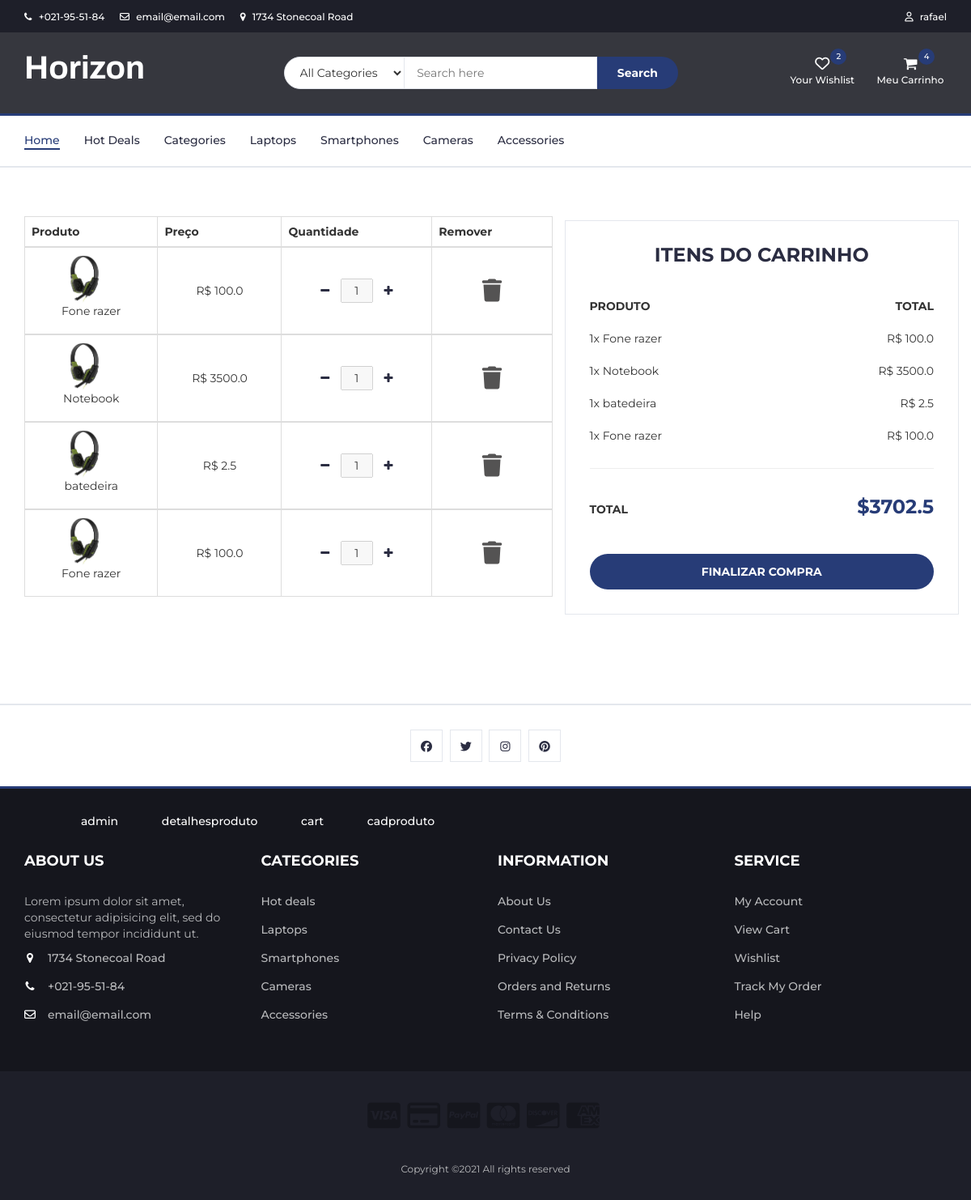
/exibecarrinho (signed in), run on the app's committed database.
### ecommerce/models.py (models this page shows, shortened)
class Carrinho (models.Model):
    cliente = models.ForeignKey('Clientes',on_delete=models.CASCADE)
    produto = models.ForeignKey('Produtos',on_delete=models.CASCADE)
    quantidade = models.IntegerField()
    created_at = models.DateTimeField(auto_now_add=True)
    updated_at = models.DateTimeField(auto_now=True)

class Produtos(models.Model):
    nome = models.CharField(max_length=255,null=False,blank=False)
    preco = models.FloatField(null=False,blank=False)
    preco_desconto = models.FloatField()
    percentual_desconto = models.IntegerField()
    categoria = models.ForeignKey('Categorias',on_delete=models.CASCADE)
    descricao = models.TextField(null=True)
    especificacoes = models.TextField(null=False,blank=True)
    quantidade_estoque = models.IntegerField(null=False,blank=False)
    quantidade_vendida = models.IntegerField(blank=True,null=True)
    cor = models.ManyToManyField('Cores')
    imagem = models.ImageField(null=True,blank=True, upload_to="images/")
    created_at = models.DateTimeField(auto_now_add=True)
    updated_at = models.DateTimeField(auto_now=True)

### ecommerce/views.py (the view)
# urls.py: path('exibecarrinho',views.exibecarrinho),
def exibecarrinho(request):
    cli = get_object_or_404(Clientes,usuario = request.user.id)
    carrinho = Carrinho.objects.filter(cliente = cli.id)
    produtos = []
    total = 0
    for item in carrinho:
        obj = []
        obj.append(item.quantidade)
        obj.append(item.produto.nome)
        obj.append(item.quantidade * item.produto.preco)
        produtos.append(obj)
        total += (item.quantidade * item.produto.preco)
    print(produtos)
    return render(request,'ecommerce/cart.html',{'carrinho':carrinho,'produtos':produtos,'total':total})

### ecommerce/templates/ecommerce/cart.html (shortened to what this page needs)
{% extends 'base.html' %}
{% load static %}
{% block content %}
		<div class="section">
			<div class="container">
				<div class="row">
					<div class="col-md-7">
                        <div class="cart-page-inner">
                            <div class="table-responsive">
                                <table class="table table-bordered">
                                    <thead class="thead-dark">
                                        <tr>
                                            <th>Produto</th>
                                            <th>Preço</th>
                                            <th>Quantidade</th>
                                            <th>Remover</th>
                                        </tr>
                                    </thead>
									{% for item in carrinho %}
										<tbody class="align-middle">
											<tr class="carttr">
												<td style="vertical-align: middle;">
													<div class="img">
														<a href="#"><img class="imgcart" src="{% static 'img/razer.jpg' %}" alt="Image"></a>
														<p>{{item.produto.nome}}</p>
													</div>
												</td>
												<td style="vertical-align: middle;">R$ {{item.produto.preco}}</td>
												<td style="vertical-align: middle;">
													<div class="row">
														<a href="/subtraiitemcarrinho/{{item.id}}" class="margembtn"><i class="fa fa-minus"></i></a>
														<input class= "inputcart" type="text" value="{{item.quantidade}}" style="text-align: center;" disabled="">
														<a href="/acrescentaitemcarrinho/{{item.id}}" class="margembtn"><i class="fa fa-plus"></i></a>
													</div>
												</td>
												<td style="vertical-align: middle;"><span><a href="/deletaitemdocarrinho/{{item.id}}"><i style="color: rgb(84, 83, 83);" class="fas fa-trash fa-2x"></i></a></span></td>
											</tr>
										</tbody>
									{% endfor %}
                                </table>
                            </div>
                        </div>
					</div>
					<br>
					<div class="col-md-5 order-details">
						<div class="section-title text-center">
							<h3 class="title">Itens do Carrinho</h3>
						</div>
						<div class="order-summary">
							<div class="order-col">
								<div><strong>PRODUTO</strong></div>
								<div><strong>TOTAL</strong></div>
							</div>
							<div class="order-products">
								{% for produto in produtos %}
									<div class="order-col">
										<div>{{produto.0}}x {{produto.1}}</div>
										<div>R$ {{produto.2}}</div>
									</div>
								{% endfor %}
							</div>
                            <hr>
							<div class="order-col">
								<div><strong>TOTAL</strong></div>
								<div><strong class="order-total">${{total}}</strong></div>
							</div>
						</div>
						<a href="#" class="primary-btn order-submit">Finalizar Compra</a>
					</div>
				</div>
			</div>
		</div>
    {% endblock %}

### ecommerce/templates/header.html (shortened to what this page needs)
{% load static %}
<div id="top-header">
    <div class="container">
        <ul class="header-links pull-left">
            <li><a href="#"><i class="fa fa-phone"></i> +021-95-51-84</a></li>
            <li><a href="#"><i class="fa fa-envelope-o"></i> email@email.com</a></li>
            <li><a href="#"><i class="fa fa-map-marker"></i> 1734 Stonecoal Road</a></li>
        </ul>
        <ul class="nav-item dropdown no-arrow pull-right">
            {% if user.is_authenticated %}
                <a class="nav-link dropdown-toggle" href="#" id="userDropdown" role="button"
                    data-toggle="dropdown" aria-haspopup="true" aria-expanded="false">
                    <span class="mr-2 d-none d-lg-inline small" style="color: white;"><i class="fa fa-user-o" style="margin-right: 0.5rem;"></i> {{user.get_username}}</span>
                </a>
            {% else %}
                <li><a href="/accounts/login" style="color: white;">Clique aqui para logar</a></li>
            {% endif %}
        </ul>
    </div>
</div>
<div id="header">
    <div class="container">
        <div class="row">
            <div class="col-md-3">
                <div class="header-logo">
                    <a href="/" class="logo">
                        <h3 class="titulo">Horizon</h3>
                    </a>
                </div>
            </div>
            <div class="col-md-6">
                <div class="header-search">
                    <form>
                        <select class="input-select">
                            <option value="0">All Categories</option>
                        </select>
                        <input class="input" placeholder="Search here">
                        <button class="search-btn">Search</button>
                    </form>
                </div>
            </div>
            <div class="col-md-3 clearfix">
                <div class="header-ctn">
                    <div>
                        <a href="#">
                            <i class="fa fa-heart-o"></i>
                            <span>Your Wishlist</span>
                            <div class="qty">2</div>
                        </a>
                    </div>
                    <div class="dropdown">
                        <a class="dropdown-toggle" data-toggle="dropdown" aria-expanded="true">
                            <i class="fa fa-shopping-cart"></i>
                            <span>Meu Carrinho</span>
                            <div class="qty">{{carrinho.count}}</div>
                        </a>
                    </div>
                </div>
            </div>
        </div>
    </div>
</div>

### ecommerce/static/css/style.css (style rules this page uses)
body { font-family: 'Montserrat', sans-serif; font-weight: 400; color: #333; }
h1, h2, h3, h4, h5, h6 { color: #2B2D42; font-weight: 700; margin: 0 0 10px; }
a { color: #2B2D42; font-weight: 500; -webkit-transition: 0.2s color; transition: 0.2s color; }
ul, ol { margin: 0; padding: 0; list-style: none }
.primary-btn { display: inline-block; padding: 12px 30px; background-color: #273c77; border: none; border-radius: 40px; color: #FFF; text-transform: uppercase; font-weight: 700; text-align: center; -webkit-transition: 0.2s all; transition: 0.2s all; }
.input { height: 40px; padding: 0px 15px; border: 1px solid #E4E7ED; background-color: #FFF; width: 100%; }
.input-select { padding: 0px 15px; background: #FFF; border: 1px solid #E4E7ED; height: 40px; }
.section { padding-top: 30px; padding-bottom: 30px; }
.section-title { position: relative; margin-bottom: 30px; margin-top: 15px; }
.section-title .title { display: inline-block; text-transform: uppercase; margin: 0px; }
#top-header { padding-top: 10px; padding-bottom: 10px; background-color: #1E1F29; }
.header-links li { display: inline-block; margin-right: 15px; font-size: 12px; }
.header-links li:last-child { margin-right: 0px; }
.header-links li a { color: #FFF; }
.header-links li i { color: #ffffff; margin-right: 5px; }
#header { padding-top: 15px; padding-bottom: 15px; background-color: #36373e; }
.header-logo { float: left; }
.header-search { padding: 15px 0px; }
.header-search form { position: relative; }
.header-search form .input-select { margin-right: -4px; border-radius: 40px 0px 0px 40px; }
.header-search form .input { width: calc(100% - 260px); margin-right: -4px; }
.header-search form .search-btn { height: 40px; width: 100px; background: #273c77; color: #FFF; font-weight: 700; border: none; border-radius: 0px 40px 40px 0px; }
.header-ctn { float: right; padding: 15px 0px; }
.header-ctn>div { display: inline-block; }
.header-ctn>div+div { margin-left: 15px; }
.header-ctn>div>a { display: block; position: relative; width: 90px; text-align: center; color: #FFF; }
.header-ctn>div>a>i { display: block; font-size: 18px; }
.header-ctn>div>a>span { font-size: 12px; }
.header-ctn>div>a>.qty { position: absolute; right: 15px; top: -10px; width: 20px; height: 20px; line-height: 20px; text-align: center; border-radius: 50%; font-size: 10px; color: #FFF; background-color: #273c77; }
.order-details { position: relative; padding: 0px 30px 30px; border-right: 1px solid #E4E7ED; border-left: 1px solid #E4E7ED; border-bottom: 1px solid #E4E7ED; }
.order-details:before { content: ""; position: absolute; left: -1px; right: -1px; top: -15px; height: 30px; border-top: 1px solid #E4E7ED; border-left: 1px solid #E4E7ED; border-right: 1px solid #E4E7ED; }
.order-summary { margin: 15px 0px; }
.order-summary .order-col { display: table; width: 100%; }
.order-summary .order-col:after { content: ""; display: block; clear: both; }
.order-summary .order-col>div { display: table-cell; padding: 10px 0px; }
.order-summary .order-col>div:first-child { width: calc(100% - 150px); }
.order-summary .order-col>div:last-child { width: 150px; text-align: right; }
.order-summary .order-col .order-total { font-size: 24px; color: #273c77; }
.order-details .order-submit { display: block; margin-top: 30px; }
.titulo { color: white; margin-top: 5%; font-size: 4rem; font-family: 'Archivo', sans-serif;; }
.imgcart { max-width: 60px; max-height: 60px; margin-right: 15px; }
.inputcart { width: 40px; height: 30px; }
.carttr { padding-right: 0px; vertical-align: middle; text-align: center; }
form { padding: 0 2em; }
.margembtn { margin: 1rem; }

### data on the page
Carrinho: produto.nome "Fone razer", produto.preco "100.0", quantidade "1"
Carrinho: produto.nome "Notebook", produto.preco "3500.0", quantidade "1"
Carrinho: produto.nome "batedeira", produto.preco "2.5", quantidade "1"
Carrinho: produto.nome "Fone razer", produto.preco "100.0", quantidade "1"
Produtos: nome "Fone razer" "Fone razer"
Produtos: nome "Notebook"
Produtos: nome "batedeira"

### other printed values
{{ user.get_username }} "rafael"
{{ carrinho.count }} "4"
{{ produto.0 }} "1" "1" "1" "1"
{{ produto.2 }} "100.0" "3500.0" "2.5" "100.0"
{{ total }} "3702.5"
